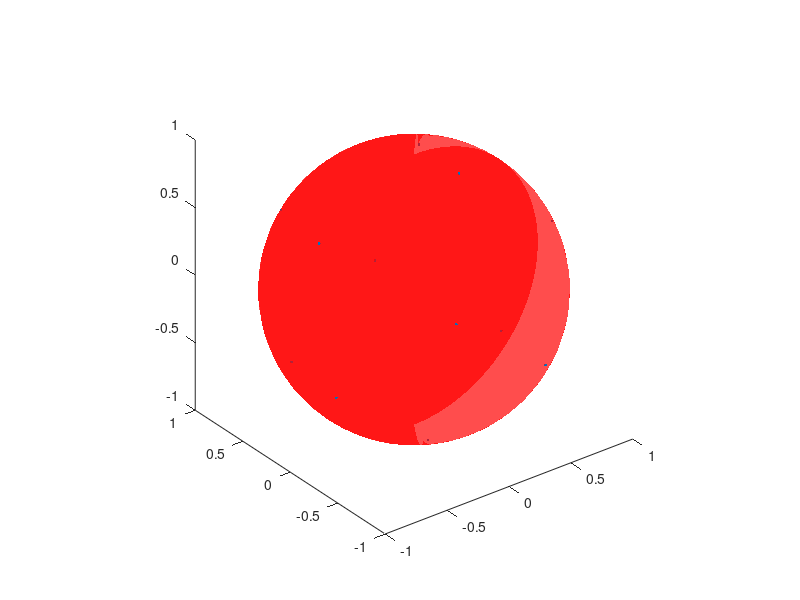

Write the MATLAB code that produced this figure.
% generate the condinates of uniform discribed Spherical shaped microphone arrays 
function []=SphericalShape()

%the number of points
N=12; %the number of points

%According to the random surface uniform distribution, first generate an initial state
a=rand(N,1)*2*pi;
b=asin(rand(N,1)*2-1);
r0=[cos(a).*cos(b),sin(a).*cos(b),sin(b)];
v0=zeros(size(r0));


G=1e-2;%repulsion constant

%Simulation of 200 steps, generally has converged
for ii=1:200
    [rn,vn]=countnext(r0,v0,G);%update the state
    r0=rn;v0=vn;
end

plot3(rn(:,1),rn(:,2),rn(:,3),'.');hold on;%plot result
[xx,yy,zz]=sphere(50);
h2=surf(xx,yy,zz); 
set(h2,'edgecolor','none','facecolor','r','facealpha',0.7);
axis equal;
axis([-1 1 -1 1 -1 1]);
hold off;
end

%function to update state
function [rn, vn]=countnext(r,v,G) 
%rStore the x, y, z condinates of each point, v store the speed data of each point
num=size(r,1);
dd=zeros(3,num,num); %Vector difference between points
for m=1:num-1
    for n=m+1:num
        dd(:,m,n)=(r(m,:)-r(n,:))';
        dd(:,n,m)=-dd(:,m,n);
    end
end
L=sqrt(sum(dd.^2,1));%distance between points
L(L<1e-2)=1e-2; 
F=sum(dd./repmat(L.^3,[3 1 1]),3)';%Computational force

Fr=r.*repmat(dot(F,r,2),[1 3]); %Calculate the radial component of the resultant force
Fv=F-Fr; %Tangential component

rn=r+v;  %update the condinates
rn=rn./repmat(sqrt(sum(rn.^2,2)),[1 3]);
vn=v+G*Fv;%update the speed
end